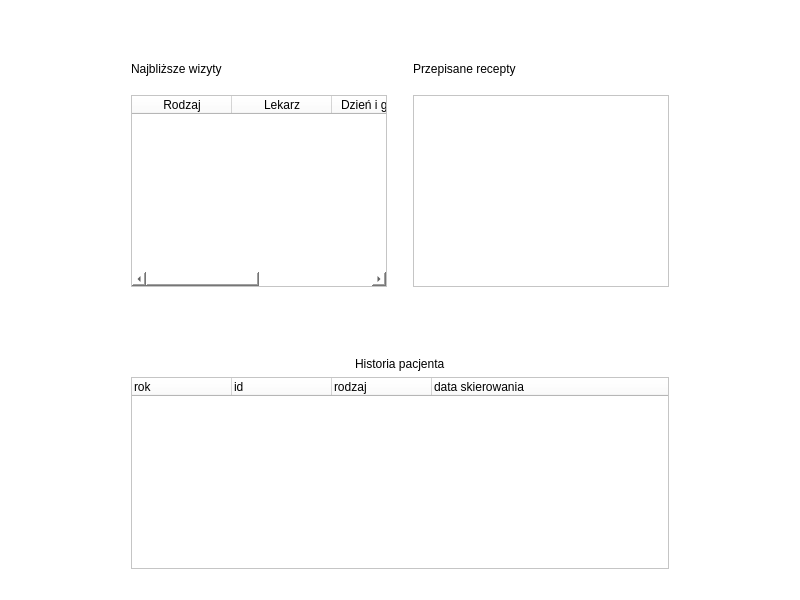
<?xml version="1.0" encoding="UTF-8"?>
<ui version="4.0">
 <class>PatientWindow</class>
 <widget class="QMainWindow" name="PatientWindow">
  <property name="geometry">
   <rect>
    <x>0</x>
    <y>0</y>
    <width>800</width>
    <height>600</height>
   </rect>
  </property>
  <property name="windowTitle">
   <string>Pacjent</string>
  </property>
  <property name="styleSheet">
   <string notr="true">color: rgb(0, 0, 0);
background-color: rgb(255, 255, 255);</string>
  </property>
  <widget class="QWidget" name="centralwidget">
   <layout class="QGridLayout" name="gridLayout_2">
    <item row="5" column="1">
     <widget class="QTreeWidget" name="historyTree">
      <property name="minimumSize">
       <size>
        <width>256</width>
        <height>0</height>
       </size>
      </property>
      <property name="editTriggers">
       <set>QAbstractItemView::NoEditTriggers</set>
      </property>
      <property name="selectionBehavior">
       <enum>QAbstractItemView::SelectRows</enum>
      </property>
      <column>
       <property name="text">
        <string>rok</string>
       </property>
      </column>
      <column>
       <property name="text">
        <string>id</string>
       </property>
      </column>
      <column>
       <property name="text">
        <string>rodzaj</string>
       </property>
      </column>
      <column>
       <property name="text">
        <string>data skierowania</string>
       </property>
      </column>
     </widget>
    </item>
    <item row="5" column="2">
     <spacer name="horizontalSpacer_3">
      <property name="orientation">
       <enum>Qt::Horizontal</enum>
      </property>
      <property name="sizeHint" stdset="0">
       <size>
        <width>40</width>
        <height>20</height>
       </size>
      </property>
     </spacer>
    </item>
    <item row="5" column="0">
     <spacer name="horizontalSpacer_2">
      <property name="orientation">
       <enum>Qt::Horizontal</enum>
      </property>
      <property name="sizeHint" stdset="0">
       <size>
        <width>40</width>
        <height>20</height>
       </size>
      </property>
     </spacer>
    </item>
    <item row="3" column="1">
     <spacer name="verticalSpacer_3">
      <property name="orientation">
       <enum>Qt::Vertical</enum>
      </property>
      <property name="sizeHint" stdset="0">
       <size>
        <width>20</width>
        <height>40</height>
       </size>
      </property>
     </spacer>
    </item>
    <item row="4" column="1" alignment="Qt::AlignHCenter">
     <widget class="QLabel" name="label_3">
      <property name="text">
       <string>Historia pacjenta</string>
      </property>
     </widget>
    </item>
    <item row="1" column="1">
     <layout class="QGridLayout" name="gridLayout">
      <item row="1" column="1">
       <spacer name="verticalSpacer_2">
        <property name="orientation">
         <enum>Qt::Vertical</enum>
        </property>
        <property name="sizeType">
         <enum>QSizePolicy::Fixed</enum>
        </property>
        <property name="sizeHint" stdset="0">
         <size>
          <width>20</width>
          <height>40</height>
         </size>
        </property>
       </spacer>
      </item>
      <item row="2" column="2">
       <widget class="QListWidget" name="PrescribtionList">
        <property name="editTriggers">
         <set>QAbstractItemView::NoEditTriggers</set>
        </property>
       </widget>
      </item>
      <item row="1" column="2">
       <widget class="QLabel" name="label_2">
        <property name="text">
         <string>Przepisane recepty</string>
        </property>
       </widget>
      </item>
      <item row="2" column="0">
       <widget class="QTableWidget" name="nextVisitsTable">
        <property name="editTriggers">
         <set>QAbstractItemView::NoEditTriggers</set>
        </property>
        <property name="selectionBehavior">
         <enum>QAbstractItemView::SelectRows</enum>
        </property>
        <column>
         <property name="text">
          <string>Rodzaj</string>
         </property>
        </column>
        <column>
         <property name="text">
          <string>Lekarz</string>
         </property>
        </column>
        <column>
         <property name="text">
          <string>Dzień i godzina</string>
         </property>
        </column>
        <column>
         <property name="text">
          <string>Pokój</string>
         </property>
        </column>
       </widget>
      </item>
      <item row="1" column="0">
       <widget class="QLabel" name="label">
        <property name="text">
         <string>Najbliższe wizyty</string>
        </property>
       </widget>
      </item>
      <item row="0" column="1">
       <spacer name="verticalSpacer">
        <property name="orientation">
         <enum>Qt::Vertical</enum>
        </property>
        <property name="sizeType">
         <enum>QSizePolicy::Fixed</enum>
        </property>
        <property name="sizeHint" stdset="0">
         <size>
          <width>20</width>
          <height>40</height>
         </size>
        </property>
       </spacer>
      </item>
     </layout>
    </item>
   </layout>
  </widget>
  <widget class="QMenuBar" name="menubar">
   <property name="geometry">
    <rect>
     <x>0</x>
     <y>0</y>
     <width>800</width>
     <height>22</height>
    </rect>
   </property>
  </widget>
  <widget class="QStatusBar" name="statusbar"/>
 </widget>
 <resources/>
 <connections>
  <connection>
   <sender>PrescribtionList</sender>
   <signal>itemDoubleClicked(QListWidgetItem*)</signal>
   <receiver>PatientWindow</receiver>
   <slot>show_prescribtion()</slot>
   <hints>
    <hint type="sourcelabel">
     <x>533</x>
     <y>217</y>
    </hint>
    <hint type="destinationlabel">
     <x>300</x>
     <y>456</y>
    </hint>
   </hints>
  </connection>
  <connection>
   <sender>historyTree</sender>
   <signal>itemDoubleClicked(QTreeWidgetItem*,int)</signal>
   <receiver>PatientWindow</receiver>
   <slot>show_history()</slot>
   <hints>
    <hint type="sourcelabel">
     <x>403</x>
     <y>500</y>
    </hint>
    <hint type="destinationlabel">
     <x>709</x>
     <y>460</y>
    </hint>
   </hints>
  </connection>
 </connections>
 <slots>
  <slot>show_prescribtion()</slot>
  <slot>show_history()</slot>
 </slots>
</ui>
